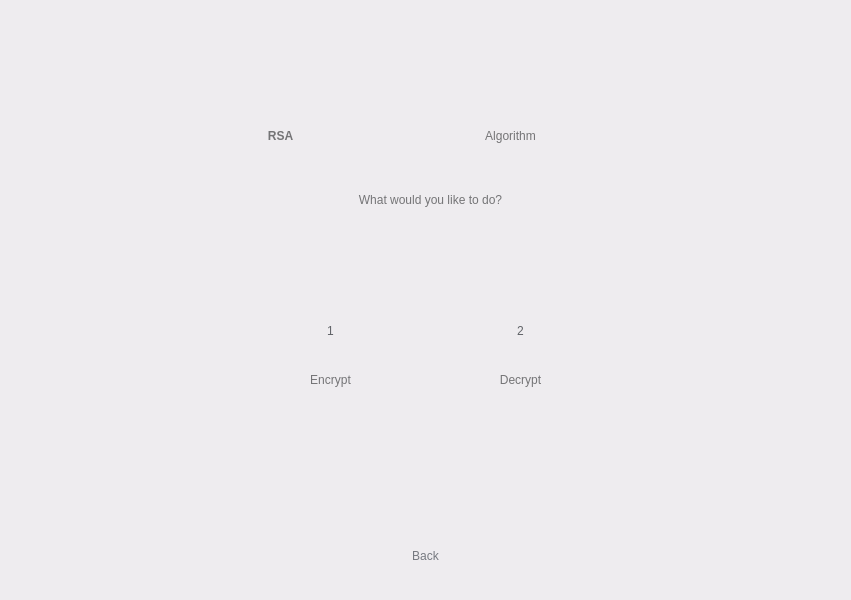
<?xml version="1.0" encoding="UTF-8"?>
<ui version="4.0">
 <class>Widget</class>
 <widget class="QWidget" name="Widget">
  <property name="geometry">
   <rect>
    <x>0</x>
    <y>0</y>
    <width>851</width>
    <height>600</height>
   </rect>
  </property>
  <property name="windowTitle">
   <string>Widget</string>
  </property>
  <property name="styleSheet">
   <string notr="true">background-color: rgb(238, 236, 239);</string>
  </property>
  <widget class="QWidget" name="widget1" native="true">
   <property name="geometry">
    <rect>
     <x>0</x>
     <y>0</y>
     <width>850</width>
     <height>600</height>
    </rect>
   </property>
   <property name="styleSheet">
    <string notr="true">QWidget#widget1 {background-color: rgb(246, 245, 247);};

</string>
   </property>
   <widget class="QLabel" name="label">
    <property name="geometry">
     <rect>
      <x>210</x>
      <y>60</y>
      <width>141</width>
      <height>151</height>
     </rect>
    </property>
    <property name="styleSheet">
     <string notr="true">background-color: rgba(255, 255, 255, 0);
color: rgb(116, 116, 118);
font: 75 72pt &quot;Product Sans&quot;;
font-weight: bold;
</string>
    </property>
    <property name="text">
     <string>RSA</string>
    </property>
    <property name="alignment">
     <set>Qt::AlignCenter</set>
    </property>
   </widget>
   <widget class="QPushButton" name="pushButton">
    <property name="geometry">
     <rect>
      <x>300</x>
      <y>300</y>
      <width>61</width>
      <height>61</height>
     </rect>
    </property>
    <property name="styleSheet">
     <string notr="true">font: 17pt &quot;Product Sans&quot;;
color: rgb(96, 99, 103);
border-radius: 25px;
</string>
    </property>
    <property name="text">
     <string>1</string>
    </property>
   </widget>
   <widget class="QLabel" name="label_2">
    <property name="geometry">
     <rect>
      <x>350</x>
      <y>60</y>
      <width>321</width>
      <height>151</height>
     </rect>
    </property>
    <property name="styleSheet">
     <string notr="true">background-color: rgba(255, 255, 255, 0);
color: rgb(116, 116, 118);
font: 75 72pt &quot;Product Sans&quot;;
</string>
    </property>
    <property name="text">
     <string>Algorithm</string>
    </property>
    <property name="alignment">
     <set>Qt::AlignCenter</set>
    </property>
   </widget>
   <widget class="QLabel" name="label_3">
    <property name="geometry">
     <rect>
      <x>310</x>
      <y>190</y>
      <width>241</width>
      <height>20</height>
     </rect>
    </property>
    <property name="styleSheet">
     <string notr="true">background-color: rgba(255, 255, 255, 0);
font: 16pt &quot;Product Sans&quot;;
color: rgb(116, 116, 118);</string>
    </property>
    <property name="text">
     <string>What would you like to do?</string>
    </property>
    <property name="alignment">
     <set>Qt::AlignCenter</set>
    </property>
   </widget>
   <widget class="QLabel" name="label_4">
    <property name="geometry">
     <rect>
      <x>260</x>
      <y>370</y>
      <width>141</width>
      <height>20</height>
     </rect>
    </property>
    <property name="styleSheet">
     <string notr="true">background-color: rgba(255, 255, 255, 0);
font: 16pt &quot;Product Sans&quot;;
color: rgb(116, 116, 118);</string>
    </property>
    <property name="text">
     <string>Encrypt</string>
    </property>
    <property name="alignment">
     <set>Qt::AlignCenter</set>
    </property>
   </widget>
   <widget class="QLabel" name="label_5">
    <property name="geometry">
     <rect>
      <x>450</x>
      <y>370</y>
      <width>141</width>
      <height>20</height>
     </rect>
    </property>
    <property name="styleSheet">
     <string notr="true">background-color: rgba(255, 255, 255, 0);
font: 16pt &quot;Product Sans&quot;;
color: rgb(116, 116, 118);</string>
    </property>
    <property name="text">
     <string>Decrypt</string>
    </property>
    <property name="alignment">
     <set>Qt::AlignCenter</set>
    </property>
   </widget>
   <widget class="QPushButton" name="pushButton_2">
    <property name="geometry">
     <rect>
      <x>490</x>
      <y>300</y>
      <width>61</width>
      <height>61</height>
     </rect>
    </property>
    <property name="styleSheet">
     <string notr="true">font: 17pt &quot;Product Sans&quot;;
color: rgb(96, 99, 103);
border-radius: 25px;
</string>
    </property>
    <property name="text">
     <string>2</string>
    </property>
   </widget>
   <widget class="QPushButton" name="backButton">
    <property name="geometry">
     <rect>
      <x>390</x>
      <y>540</y>
      <width>71</width>
      <height>31</height>
     </rect>
    </property>
    <property name="styleSheet">
     <string notr="true">font: 12pt &quot;Product Sans&quot;;
color: rgb(118, 121, 128);
background-color: rgba(255, 255, 255, 0);
border-radius: 15px;
</string>
    </property>
    <property name="text">
     <string>Back</string>
    </property>
   </widget>
  </widget>
 </widget>
 <resources/>
 <connections/>
</ui>
